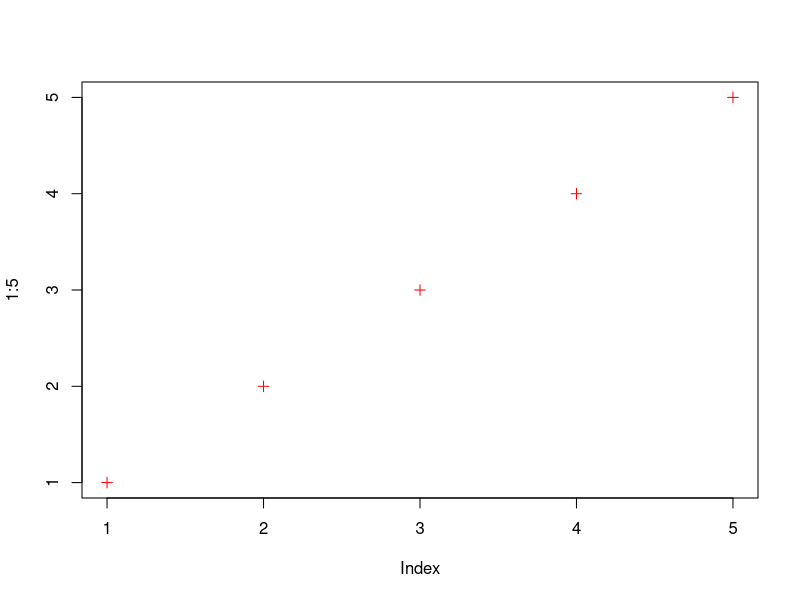
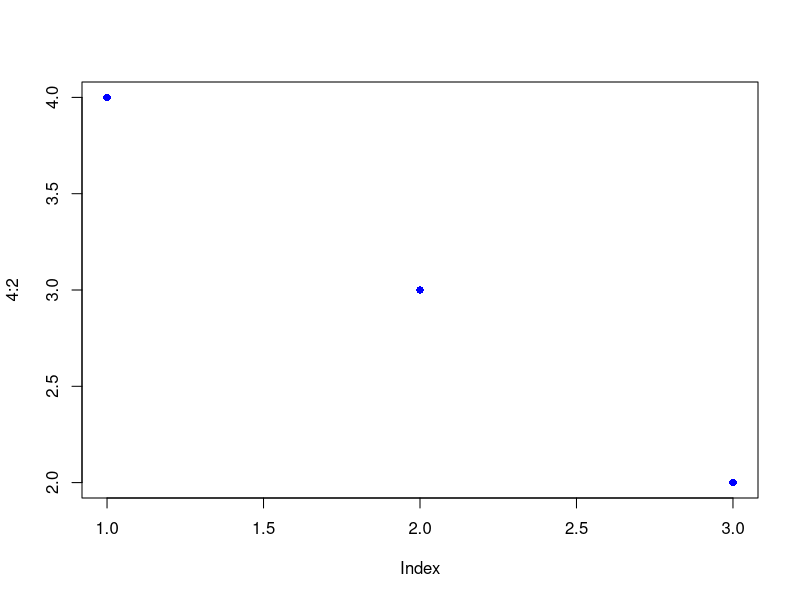
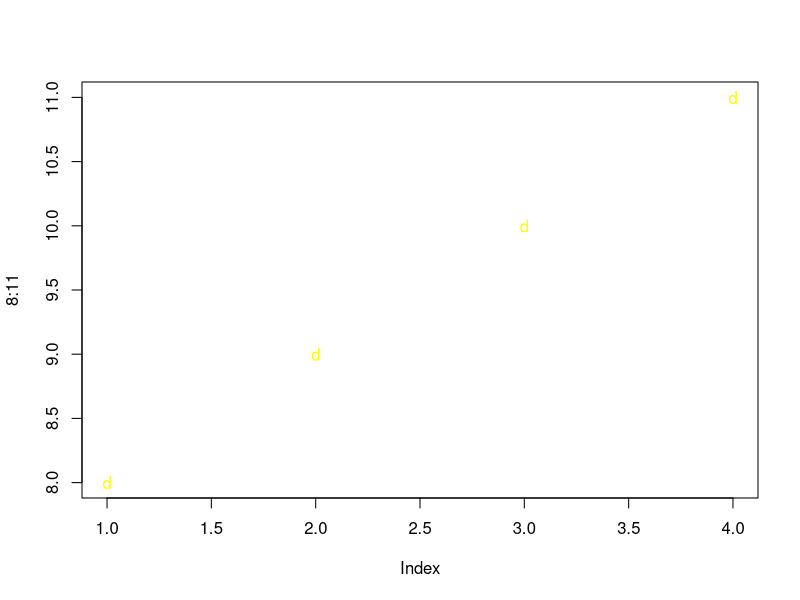

These charts were generated, in order, by the following R code:
#Codigo para problema 1

#Faig tres vectors amb colors i formes diferents
plot(1:5, col="red",pch=3)
plot(4:2, col="blue",pch=16)
plot(8:11, col="yellow",pch=100)